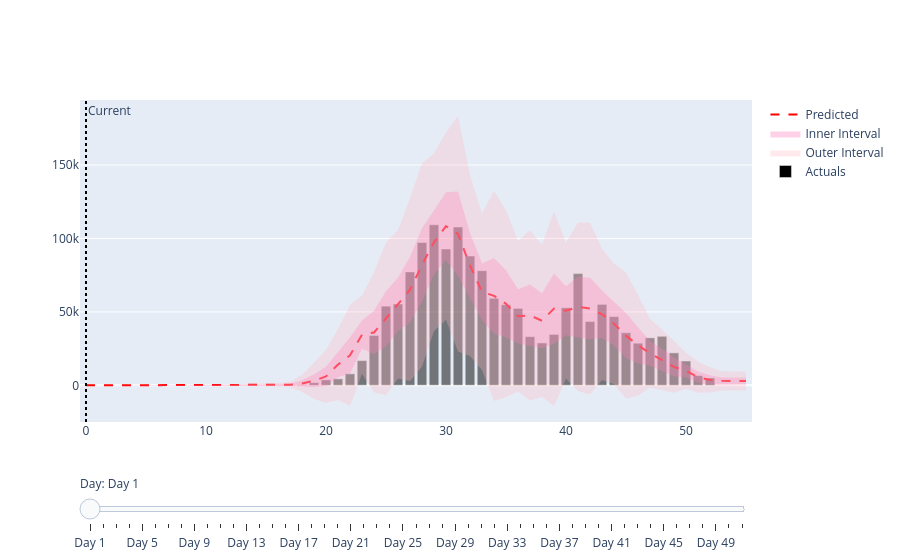

Here is the notebook cell this chart was saved with:
### Code cell
fig = graphs.this_season_CI_graph(final_preds,season_act)
fig.show()

### Figure 1 — Plotly figure (JSON) as saved in the notebook; plotly's stock layout.template omitted (floating-point values rounded to 4 significant figures; data arrays with more than 128 entries replaced by an {"elided": "..."} marker saying what was removed)
{"data": [{"line": {"color": "red", "dash": "dash"}, "mode": "lines", "name": "Predicted", "type": "scatter", "x": [0, 1, 2, 3, 4, 5, 6, 7, 8, 9, 10, 11, 12, 13, 14, 15, 16, 17, 18, 19, 20, 21, 22, 23, 24, 25, 26, 27, 28, 29, 30, 31, 32, 33, 34, 35, 36, 37, 38, 39, 40, 41, 42, 43, 44, 45, 46, 47, 48, 49, 50, 51, 52, 53, 54, 55], "y": [0.0, 0.0, 0.0, 0.0, 0.0, 0.0, 0.0, 0.0, 0.0, 29.39, 31.6, 80.24, 96.93, 116.9, 158.2, 193.5, 259.2, 410.2, 1296.0, 3071.0, 6041.0, 14130.0, 20410.0, 34520.0, 36000.0, 45370.0, 55240.0, 65040.0, 82040.0, 97370.0, 108400.0, 103100.0, 81470.0, 63690.0, 60910.0, 55470.0, 47020.0, 47680.0, 43970.0, 52290.0, 50800.0, 53460.0, 52250.0, 48410.0, 41980.0, 33840.0, 27250.0, 21810.0, 17380.0, 12590.0, 9870.0, 5601.0, 3709.0, 3044.0, 3013.0, 3014.0]}, {"fill": "toself", "fillcolor": "rgba(255, 105, 180, 0.3)", "hoverinfo": "skip", "line": {"color": "rgba(255, 105, 180, 0)"}, "name": "Inner Interval", "showlegend": true, "type": "scatter", "x": [0, 1, 2, 3, 4, 5, 6, 7, 8, 9, 10, 11, 12, 13, 14, 15, 16, 17, 18, 19, 20, 21, 22, 23, 24, 25, 26, 27, 28, 29, 30, 31, 32, 33, 34, 35, 36, 37, 38, 39, 40, 41, 42, 43, 44, 45, 46, 47, 48, 49, 50, 51, 52, 53, 54, 55, 55, 54, 53, 52, 51, 50, 49, 48, 47, 46, 45, 44, 43, 42, 41, 40, 39, 38, 37, 36, 35, 34, 33, 32, 31, 30, 29, 28, 27, 26, 25, 24, 23, 22, 21, 20, 19, 18, 17, 16, 15, 14, 13, 12, 11, 10, 9, 8, 7, 6, 5, 4, 3, 2, 1, 0], "y": [0.0, 0.0, 0.0, 0.0, 0.0, 0.0, 0.0, 0.0, 0.0, 82.36, 88.57, 224.9, 271.7, 327.7, 443.4, 542.3, 726.5, 1054.0, 3414.0, 7492.0, 12580.0, 22820.0, 32790.0, 44140.0, 50730.0, 64100.0, 73490.0, 87430.0, 107000.0, 119200.0, 131400.0, 132100.0, 103700.0, 82880.0, 86730.0, 78390.0, 65480.0, 68590.0, 62640.0, 76190.0, 67470.0, 74110.0, 73340.0, 64570.0, 56760.0, 49260.0, 39630.0, 30220.0, 24830.0, 18940.0, 14240.0, 9461.0, 6795.0, 5381.0, 5314.0, 5319.0, 708.8, 711.7, 707.5, 622.2, 1740.0, 5502.0, 6237.0, 9922.0, 13400.0, 14860.0, 18430.0, 27200.0, 32250.0, 31170.0, 32800.0, 34140.0, 28390.0, 25290.0, 26770.0, 28570.0, 32550.0, 35090.0, 44500.0, 59280.0, 74240.0, 85410.0, 75590.0, 57110.0, 42650.0, 36980.0, 26640.0, 21270.0, 24890.0, 8038.0, 5441.0, -498.3, -1351.0, -821.9, -233.3, -208.1, -155.3, -127.0, -93.85, -77.81, -64.41, -25.37, -23.59, 0.0, 0.0, 0.0, 0.0, 0.0, 0.0, 0.0, 0.0, 0.0]}, {"fill": "toself", "fillcolor": "rgba(255, 182, 193, 0.3)", "hoverinfo": "skip", "line": {"color": "rgba(255, 182, 193, 0)"}, "name": "Outer Interval", "showlegend": true, "type": "scatter", "x": [0, 1, 2, 3, 4, 5, 6, 7, 8, 9, 10, 11, 12, 13, 14, 15, 16, 17, 18, 19, 20, 21, 22, 23, 24, 25, 26, 27, 28, 29, 30, 31, 32, 33, 34, 35, 36, 37, 38, 39, 40, 41, 42, 43, 44, 45, 46, 47, 48, 49, 50, 51, 52, 53, 54, 55, 55, 54, 53, 52, 51, 50, 49, 48, 47, 46, 45, 44, 43, 42, 41, 40, 39, 38, 37, 36, 35, 34, 33, 32, 31, 30, 29, 28, 27, 26, 25, 24, 23, 22, 21, 20, 19, 18, 17, 16, 15, 14, 13, 12, 11, 10, 9, 8, 7, 6, 5, 4, 3, 2, 1, 0], "y": [0.0, 0.0, 0.0, 0.0, 0.0, 0.0, 0.0, 0.0, 0.0, 176.3, 189.6, 481.4, 581.6, 701.4, 949.2, 1161.0, 1555.0, 2195.0, 7171.0, 15330.0, 24180.0, 38240.0, 54730.0, 61200.0, 76850.0, 97320.0, 105900.0, 127100.0, 151200.0, 157800.0, 172200.0, 183300.0, 143000.0, 116900.0, 132500.0, 119000.0, 98210.0, 105700.0, 95770.0, 118600.0, 97020.0, 110700.0, 110700.0, 93220.0, 82970.0, 76600.0, 61590.0, 45130.0, 38060.0, 30200.0, 21990.0, 16310.0, 12270.0, 9525.0, 9395.0, 9407.0, -3379.0, -3369.0, -3437.0, -4852.0, -5106.0, -2246.0, -5026.0, -3300.0, -1509.0, -7098.0, -8916.0, 989.2, 3597.0, -6221.0, -3832.0, 4586.0, -13990.0, -7838.0, -10310.0, -4166.0, -8089.0, -10700.0, 10460.0, 19930.0, 22980.0, 44640.0, 36960.0, 12880.0, 2937.0, 4606.0, -6573.0, -4842.0, 7831.0, -13910.0, -9972.0, -12100.0, -9193.0, -4578.0, -1374.0, -1037.0, -774.0, -632.8, -467.6, -387.7, -321.0, -126.4, -117.5, 0.0, 0.0, 0.0, 0.0, 0.0, 0.0, 0.0, 0.0, 0.0]}, {"marker": {"color": "black"}, "opacity": 0.5, "showlegend": false, "type": "bar", "x": [1, 2, 3, 4, 5, 6, 7, 8, 9, 10, 11, 12, 13, 14, 15, 16, 17, 18, 19, 20, 21, 22, 23, 24, 25, 26, 27, 28, 29, 30, 31, 32, 33, 34, 35, 36, 37, 38, 39, 40, 41, 42, 43, 44, 45, 46, 47, 48, 49, 50, 51, 52, 53, 54, 55], "y": [0, 0, 0, 0, 0, 0, 0, 0, 0, 0, 0, 0, 0, 0, 0, 65, 205, 403, 1813, 3751, 4416, 7850, 16864, 33951, 53905, 55411, 77239, 97308, 109284, 92813, 107810, 88030, 78049, 59231, 54889, 52397, 33160, 28865, 34698, 52802, 76095, 43452, 55109, 46802, 35841, 28705, 32347, 33396, 22126, 16584, 6633, 5022, 0, 0, 0, 0, 0, 0, 0, 0, 0, 0, 0, 0, 0, 0, 0, 0, 0, 0]}, {"marker": {"color": "black"}, "name": "Actuals", "type": "bar", "x": [0], "y": [0]}], "layout": {"annotations": [{"showarrow": false, "text": "Current", "x": 0, "xanchor": "left", "xref": "x", "y": 1, "yanchor": "top", "yref": "y domain"}], "shapes": [{"line": {"color": "black", "dash": "dot", "width": 2}, "type": "line", "x0": 0, "x1": 0, "xref": "x", "y0": 0, "y1": 1, "yref": "y domain"}], "sliders": [{"active": 0, "currentvalue": {"prefix": "Day: "}, "pad": {"t": 50}, "steps": [{"args": [{"x": {"elided": "5 rows, 336 int values in total"}, "y": {"elided": "5 rows, 351 float values in total"}}, {"shapes[0].x0": 0, "shapes[0].x1": 0}], "label": "Day 1", "method": "update"}, {"args": [{"x": {"elided": "5 rows, 336 int values in total"}, "y": {"elided": "5 rows, 351 float values in total"}}, {"shapes[0].x0": 1, "shapes[0].x1": 1}], "label": "Day 2", "method": "update"}, {"args": [{"x": {"elided": "5 rows, 336 int values in total"}, "y": {"elided": "5 rows, 351 float values in total"}}, {"shapes[0].x0": 2, "shapes[0].x1": 2}], "label": "Day 3", "method": "update"}, {"args": [{"x": {"elided": "5 rows, 336 int values in total"}, "y": {"elided": "5 rows, 351 float values in total"}}, {"shapes[0].x0": 3, "shapes[0].x1": 3}], "label": "Day 4", "method": "update"}, {"args": [{"x": {"elided": "5 rows, 336 int values in total"}, "y": {"elided": "5 rows, 351 float values in total"}}, {"shapes[0].x0": 4, "shapes[0].x1": 4}], "label": "Day 5", "method": "update"}, {"args": [{"x": {"elided": "5 rows, 336 int values in total"}, "y": {"elided": "5 rows, 351 float values in total"}}, {"shapes[0].x0": 5, "shapes[0].x1": 5}], "label": "Day 6", "method": "update"}, {"args": [{"x": {"elided": "5 rows, 336 int values in total"}, "y": {"elided": "5 rows, 351 float values in total"}}, {"shapes[0].x0": 6, "shapes[0].x1": 6}], "label": "Day 7", "method": "update"}, {"args": [{"x": {"elided": "5 rows, 336 int values in total"}, "y": {"elided": "5 rows, 351 float values in total"}}, {"shapes[0].x0": 7, "shapes[0].x1": 7}], "label": "Day 8", "method": "update"}, {"args": [{"x": {"elided": "5 rows, 336 int values in total"}, "y": {"elided": "5 rows, 351 float values in total"}}, {"shapes[0].x0": 8, "shapes[0].x1": 8}], "label": "Day 9", "method": "update"}, {"args": [{"x": {"elided": "5 rows, 336 int values in total"}, "y": {"elided": "5 rows, 351 float values in total"}}, {"shapes[0].x0": 9, "shapes[0].x1": 9}], "label": "Day 10", "method": "update"}, {"args": [{"x": {"elided": "5 rows, 336 int values in total"}, "y": {"elided": "5 rows, 351 float values in total"}}, {"shapes[0].x0": 10, "shapes[0].x1": 10}], "label": "Day 11", "method": "update"}, {"args": [{"x": {"elided": "5 rows, 336 int values in total"}, "y": {"elided": "5 rows, 351 float values in total"}}, {"shapes[0].x0": 11, "shapes[0].x1": 11}], "label": "Day 12", "method": "update"}, {"args": [{"x": {"elided": "5 rows, 336 int values in total"}, "y": {"elided": "5 rows, 351 float values in total"}}, {"shapes[0].x0": 12, "shapes[0].x1": 12}], "label": "Day 13", "method": "update"}, {"args": [{"x": {"elided": "5 rows, 336 int values in total"}, "y": {"elided": "5 rows, 351 float values in total"}}, {"shapes[0].x0": 13, "shapes[0].x1": 13}], "label": "Day 14", "method": "update"}, {"args": [{"x": {"elided": "5 rows, 336 int values in total"}, "y": {"elided": "5 rows, 351 float values in total"}}, {"shapes[0].x0": 14, "shapes[0].x1": 14}], "label": "Day 15", "method": "update"}, {"args": [{"x": {"elided": "5 rows, 336 int values in total"}, "y": {"elided": "5 rows, 351 float values in total"}}, {"shapes[0].x0": 15, "shapes[0].x1": 15}], "label": "Day 16", "method": "update"}, {"args": [{"x": {"elided": "5 rows, 336 int values in total"}, "y": {"elided": "5 rows, 351 float values in total"}}, {"shapes[0].x0": 16, "shapes[0].x1": 16}], "label": "Day 17", "method": "update"}, {"args": [{"x": {"elided": "5 rows, 336 int values in total"}, "y": {"elided": "5 rows, 351 float values in total"}}, {"shapes[0].x0": 17, "shapes[0].x1": 17}], "label": "Day 18", "method": "update"}, {"args": [{"x": {"elided": "5 rows, 336 int values in total"}, "y": {"elided": "5 rows, 351 float values in total"}}, {"shapes[0].x0": 18, "shapes[0].x1": 18}], "label": "Day 19", "method": "update"}, {"args": [{"x": {"elided": "5 rows, 336 int values in total"}, "y": {"elided": "5 rows, 351 float values in total"}}, {"shapes[0].x0": 19, "shapes[0].x1": 19}], "label": "Day 20", "method": "update"}, {"args": [{"x": {"elided": "5 rows, 336 int values in total"}, "y": {"elided": "5 rows, 351 float values in total"}}, {"shapes[0].x0": 20, "shapes[0].x1": 20}], "label": "Day 21", "method": "update"}, {"args": [{"x": {"elided": "5 rows, 336 int values in total"}, "y": {"elided": "5 rows, 351 float values in total"}}, {"shapes[0].x0": 21, "shapes[0].x1": 21}], "label": "Day 22", "method": "update"}, {"args": [{"x": {"elided": "5 rows, 336 int values in total"}, "y": {"elided": "5 rows, 351 float values in total"}}, {"shapes[0].x0": 22, "shapes[0].x1": 22}], "label": "Day 23", "method": "update"}, {"args": [{"x": {"elided": "5 rows, 336 int values in total"}, "y": {"elided": "5 rows, 351 float values in total"}}, {"shapes[0].x0": 23, "shapes[0].x1": 23}], "label": "Day 24", "method": "update"}, {"args": [{"x": {"elided": "5 rows, 336 int values in total"}, "y": {"elided": "5 rows, 351 float values in total"}}, {"shapes[0].x0": 24, "shapes[0].x1": 24}], "label": "Day 25", "method": "update"}, {"args": [{"x": {"elided": "5 rows, 336 int values in total"}, "y": {"elided": "5 rows, 351 float values in total"}}, {"shapes[0].x0": 25, "shapes[0].x1": 25}], "label": "Day 26", "method": "update"}, {"args": [{"x": {"elided": "5 rows, 336 int values in total"}, "y": {"elided": "5 rows, 351 float values in total"}}, {"shapes[0].x0": 26, "shapes[0].x1": 26}], "label": "Day 27", "method": "update"}, {"args": [{"x": {"elided": "5 rows, 336 int values in total"}, "y": {"elided": "5 rows, 351 float values in total"}}, {"shapes[0].x0": 27, "shapes[0].x1": 27}], "label": "Day 28", "method": "update"}, {"args": [{"x": {"elided": "5 rows, 336 int values in total"}, "y": {"elided": "5 rows, 351 float values in total"}}, {"shapes[0].x0": 28, "shapes[0].x1": 28}], "label": "Day 29", "method": "update"}, {"args": [{"x": {"elided": "5 rows, 336 int values in total"}, "y": {"elided": "5 rows, 351 float values in total"}}, {"shapes[0].x0": 29, "shapes[0].x1": 29}], "label": "Day 30", "method": "update"}, {"args": [{"x": {"elided": "5 rows, 336 int values in total"}, "y": {"elided": "5 rows, 351 float values in total"}}, {"shapes[0].x0": 30, "shapes[0].x1": 30}], "label": "Day 31", "method": "update"}, {"args": [{"x": {"elided": "5 rows, 336 int values in total"}, "y": {"elided": "5 rows, 351 float values in total"}}, {"shapes[0].x0": 31, "shapes[0].x1": 31}], "label": "Day 32", "method": "update"}, {"args": [{"x": {"elided": "5 rows, 336 int values in total"}, "y": {"elided": "5 rows, 351 float values in total"}}, {"shapes[0].x0": 32, "shapes[0].x1": 32}], "label": "Day 33", "method": "update"}, {"args": [{"x": {"elided": "5 rows, 336 int values in total"}, "y": {"elided": "5 rows, 351 float values in total"}}, {"shapes[0].x0": 33, "shapes[0].x1": 33}], "label": "Day 34", "method": "update"}, {"args": [{"x": {"elided": "5 rows, 336 int values in total"}, "y": {"elided": "5 rows, 351 float values in total"}}, {"shapes[0].x0": 34, "shapes[0].x1": 34}], "label": "Day 35", "method": "update"}, {"args": [{"x": {"elided": "5 rows, 336 int values in total"}, "y": {"elided": "5 rows, 351 float values in total"}}, {"shapes[0].x0": 35, "shapes[0].x1": 35}], "label": "Day 36", "method": "update"}, {"args": [{"x": {"elided": "5 rows, 336 int values in total"}, "y": {"elided": "5 rows, 351 float values in total"}}, {"shapes[0].x0": 36, "shapes[0].x1": 36}], "label": "Day 37", "method": "update"}, {"args": [{"x": {"elided": "5 rows, 336 int values in total"}, "y": {"elided": "5 rows, 351 float values in total"}}, {"shapes[0].x0": 37, "shapes[0].x1": 37}], "label": "Day 38", "method": "update"}, {"args": [{"x": {"elided": "5 rows, 336 int values in total"}, "y": {"elided": "5 rows, 351 float values in total"}}, {"shapes[0].x0": 38, "shapes[0].x1": 38}], "label": "Day 39", "method": "update"}, {"args": [{"x": {"elided": "5 rows, 336 int values in total"}, "y": {"elided": "5 rows, 351 float values in total"}}, {"shapes[0].x0": 39, "shapes[0].x1": 39}], "label": "Day 40", "method": "update"}, {"args": [{"x": {"elided": "5 rows, 336 int values in total"}, "y": {"elided": "5 rows, 351 float values in total"}}, {"shapes[0].x0": 40, "shapes[0].x1": 40}], "label": "Day 41", "method": "update"}, {"args": [{"x": {"elided": "5 rows, 336 int values in total"}, "y": {"elided": "5 rows, 351 float values in total"}}, {"shapes[0].x0": 41, "shapes[0].x1": 41}], "label": "Day 42", "method": "update"}, {"args": [{"x": {"elided": "5 rows, 336 int values in total"}, "y": {"elided": "5 rows, 351 float values in total"}}, {"shapes[0].x0": 42, "shapes[0].x1": 42}], "label": "Day 43", "method": "update"}, {"args": [{"x": {"elided": "5 rows, 336 int values in total"}, "y": {"elided": "5 rows, 351 float values in total"}}, {"shapes[0].x0": 43, "shapes[0].x1": 43}], "label": "Day 44", "method": "update"}, {"args": [{"x": {"elided": "5 rows, 336 int values in total"}, "y": {"elided": "5 rows, 351 float values in total"}}, {"shapes[0].x0": 44, "shapes[0].x1": 44}], "label": "Day 45", "method": "update"}, {"args": [{"x": {"elided": "5 rows, 336 int values in total"}, "y": {"elided": "5 rows, 351 float values in total"}}, {"shapes[0].x0": 45, "shapes[0].x1": 45}], "label": "Day 46", "method": "update"}, {"args": [{"x": {"elided": "5 rows, 336 int values in total"}, "y": {"elided": "5 rows, 351 float values in total"}}, {"shapes[0].x0": 46, "shapes[0].x1": 46}], "label": "Day 47", "method": "update"}, {"args": [{"x": {"elided": "5 rows, 336 int values in total"}, "y": {"elided": "5 rows, 351 float values in total"}}, {"shapes[0].x0": 47, "shapes[0].x1": 47}], "label": "Day 48", "method": "update"}, {"args": [{"x": {"elided": "5 rows, 336 int values in total"}, "y": {"elided": "5 rows, 351 float values in total"}}, {"shapes[0].x0": 48, "shapes[0].x1": 48}], "label": "Day 49", "method": "update"}, {"args": [{"x": {"elided": "5 rows, 336 int values in total"}, "y": {"elided": "5 rows, 351 float values in total"}}, {"shapes[0].x0": 49, "shapes[0].x1": 49}], "label": "Day 50", "method": "update"}, {"args": [{"x": {"elided": "5 rows, 336 int values in total"}, "y": {"elided": "5 rows, 351 float values in total"}}, {"shapes[0].x0": 50, "shapes[0].x1": 50}], "label": "Day 51", "method": "update"}]}]}}
